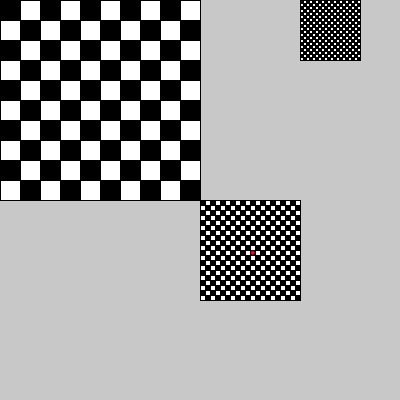
Frame 1 (no input)
Frame 60 (the mouse pressed at the canvas centre just before this capture): identical to frame 1, image omitted
Frame 120 (the mouse held since frame 60 and released just before this capture): identical to frame 1, image omitted

The Processing sketch that drew this single still picture (run headless with seeded random() and noise(); from frame 60 on, the mouse is pressed at the canvas centre):

// Processing sketch: Tableros
// ── Tableros.pde
Tablero tablero1, tablero2, tablero3;

void setup(){
  size(400,400);
  tablero1 = new Tablero(10, 20, 0, 0);
  tablero2 = new Tablero(20, 5, 200, 200);
  tablero3 = new Tablero(20, 3, 300, 0);
  
  Ficha ficha = new Ficha(color(255,0,0));
  tablero1.agregarFicha(ficha, 2, 2);
  
  tablero2.agregarFicha(ficha, 10, 10);
}

void draw(){
  background(200);
  tablero1.dibujar();
  tablero2.dibujar();
  tablero3.dibujar();
}

void keyPressed(){

}

// ── Celda.pde
class Celda{
  int posX, posY, tamX, tamY;
  color miColor;
  Ficha ficha;
  
  Celda(int p_posX, int p_posY, int p_tamX, int p_tamY){
    this.posX = p_posX;
    this.posY = p_posY;
    this.tamX = p_tamX;
    this.tamY = p_tamY;
    this.miColor = color(255);
  }
  
  void dibujar(){
    fill(this.miColor);
    rect(this.posX, this.posY, this.tamX, this.tamY);
    if(hayFicha()){
      this.ficha.dibujar();
    }
  }
  
  void moverDerecha(){
    this.posX+=10;
  }
  
  void moverIzquierda(){
    this.posX-=10;
  }
  
  void definirColor(color p_color){
    this.miColor = p_color;
  }
  
  void agregarFicha(Ficha p_ficha){
    this.ficha = p_ficha;
    this.ficha.posX = this.posX;
    this.ficha.posY = this.posY;
    this.ficha.tam = this.tamX;
  }
  
  boolean hayFicha(){
    return this.ficha != null;
  }
 
}

// ── Ficha.pde
class Ficha{
  color miColor;
  int posX, posY, tam;
  
  Ficha(color p_color){
    this.miColor = p_color;
  }
  
  void dibujar(){
    ellipseMode(CORNER);
    fill(this.miColor);
    ellipse(this.posX, this.posY, tam, tam);
  }
}

// ── Tablero.pde
class Tablero{
  int cantidadCeldas;
  int tamCelda;
  int posX;
  int posY;
  Celda [][] celdas;
  
  Tablero(int p_cantidadCeldas, int p_tamCelda, int p_posX, int p_posY){
    this.cantidadCeldas = p_cantidadCeldas;
    this.tamCelda = p_tamCelda;
    this.posX = p_posX;
    this.posY = p_posY;
    this.celdas = new Celda [this.cantidadCeldas][this.cantidadCeldas];
    
    for(int i=0; i < cantidadCeldas; i++){
      for(int j=0; j < cantidadCeldas; j++){
        this.celdas[i][j] = new Celda(
          this.posX + i*this.tamCelda,
          this.posY + j*this.tamCelda,
          this.tamCelda, 
          this.tamCelda);
        if((i+j)%2 == 0){
          this.celdas[i][j].definirColor(color(0));
        }
      }
    }
  }
  
  void dibujar(){
    for(int i=0; i < cantidadCeldas; i++){
      for(int j=0; j < cantidadCeldas; j++){
        this.celdas[i][j].dibujar();
      }
    }
  }
  
  void agregarFicha(Ficha p_ficha, int p_posX, int p_posY){
    this.celdas[p_posX][p_posY].agregarFicha(p_ficha);
  }
}
